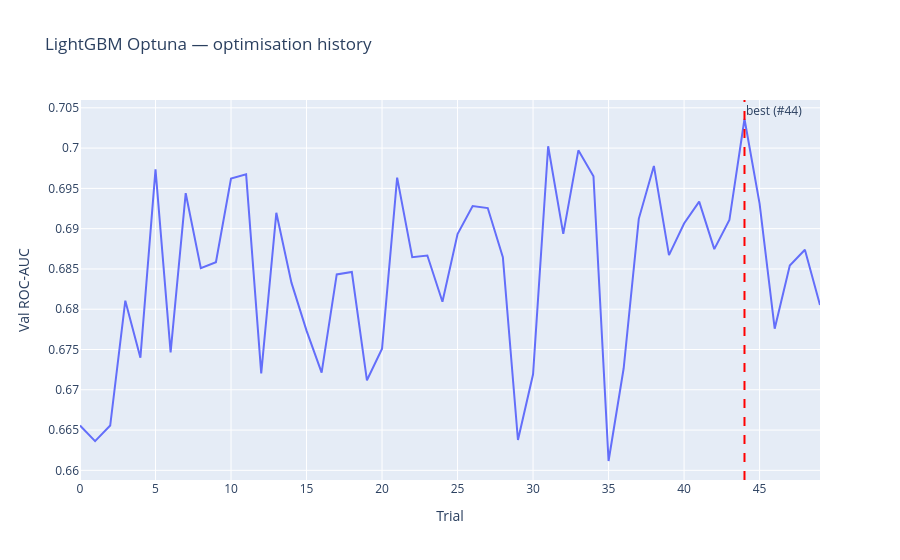

Write notebook code for a chart like this one.
### Code cell
print(f"Best val ROC-AUC : {lgbm_best_auc:.4f}")
print(f"Best params:")
for k, v in lgbm_best_params.items():
    print(f"  {k:<22} = {v}")

trials_lgbm = lgbm_study.trials_dataframe(attrs=("number", "value", "params"))
trials_lgbm.columns = [c.replace("params_", "") for c in trials_lgbm.columns]
trials_lgbm = trials_lgbm.rename(columns={"value": "val_auc"}).sort_values("val_auc", ascending=False)
print(f"\nTop 10 Optuna trials (LightGBM):")
print(trials_lgbm.head(10).to_string(index=False))

optuna_history_plot(lgbm_study, "LightGBM Optuna — optimisation history")

### Figure 1 — Plotly figure (JSON) as saved in the notebook; plotly's stock layout.template omitted (floating-point values rounded to 4 significant figures)
{"data": [{"hovertemplate": "Trial=%{x}<br>Val ROC-AUC=%{y}<extra></extra>", "legendgroup": "", "line": {"color": "#636efa", "dash": "solid"}, "marker": {"symbol": "circle"}, "mode": "lines", "name": "", "orientation": "v", "showlegend": false, "type": "scatter", "x": [0, 1, 2, 3, 4, 5, 6, 7, 8, 9, 10, 11, 12, 13, 14, 15, 16, 17, 18, 19, 20, 21, 22, 23, 24, 25, 26, 27, 28, 29, 30, 31, 32, 33, 34, 35, 36, 37, 38, 39, 40, 41, 42, 43, 44, 45, 46, 47, 48, 49], "xaxis": "x", "y": [0.6656, 0.6636, 0.6656, 0.6811, 0.674, 0.6973, 0.6746, 0.6944, 0.6851, 0.6858, 0.6962, 0.6967, 0.672, 0.692, 0.6833, 0.6773, 0.6721, 0.6843, 0.6846, 0.6712, 0.6751, 0.6963, 0.6864, 0.6867, 0.6809, 0.6893, 0.6928, 0.6926, 0.6864, 0.6638, 0.6719, 0.7002, 0.6894, 0.6997, 0.6965, 0.6612, 0.6727, 0.6912, 0.6978, 0.6867, 0.6906, 0.6934, 0.6875, 0.6911, 0.7036, 0.6931, 0.6776, 0.6854, 0.6874, 0.6805], "yaxis": "y"}], "layout": {"annotations": [{"showarrow": false, "text": "best (#44)", "x": 44, "xanchor": "left", "xref": "x", "y": 1, "yanchor": "top", "yref": "y domain"}], "legend": {"tracegroupgap": 0}, "shapes": [{"line": {"color": "red", "dash": "dash"}, "type": "line", "x0": 44, "x1": 44, "xref": "x", "y0": 0, "y1": 1, "yref": "y domain"}], "title": {"text": "LightGBM Optuna — optimisation history"}, "xaxis": {"anchor": "y", "domain": [0, 1], "title": {"text": "Trial"}}, "yaxis": {"anchor": "x", "domain": [0, 1], "title": {"text": "Val ROC-AUC"}}}}
